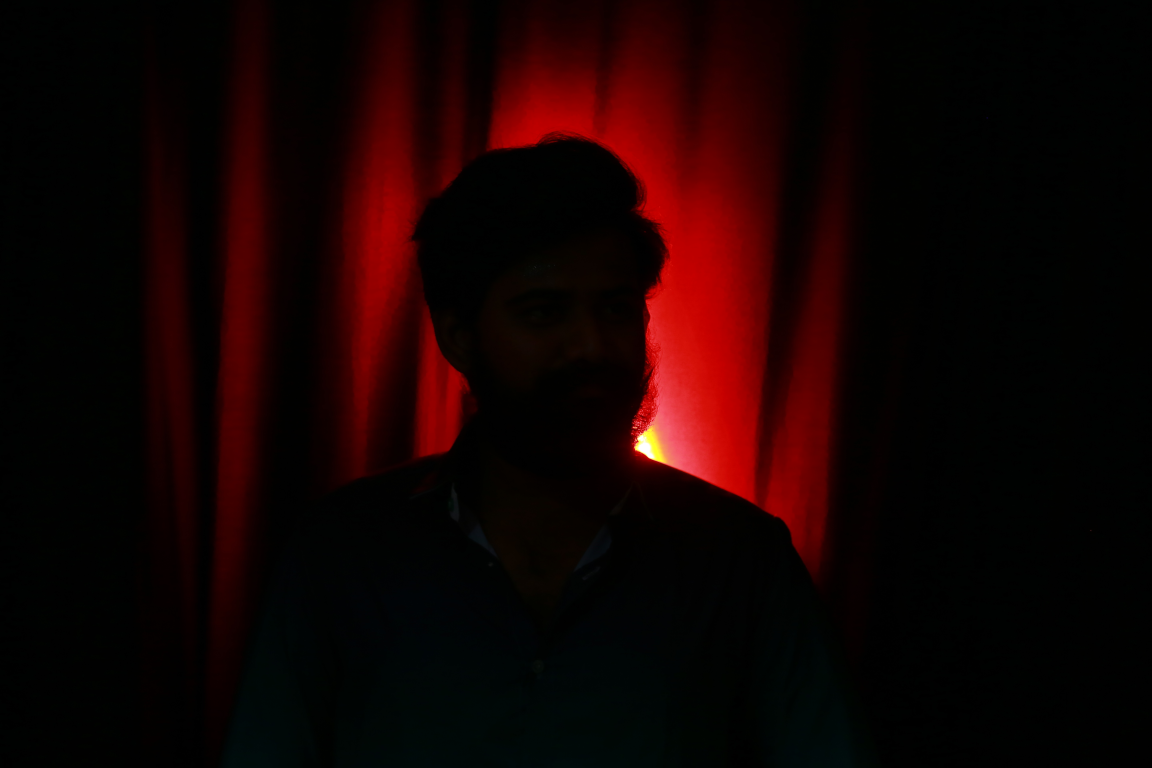
#> input picture opencv/demoimages/LU1H9206.JPG, 5760 x 3840 px, found by its file name (shown at 1/5 size)
$ python RW_pixel.py
#> lines starting #> are read from the running program, lines starting #| are printed output that depends on the picture
import cv2
import os
import matplotlib.pyplot as plt
def readAndwritesinglepixel():
    root=os.getcwd()
    filename='demoimages//LU1H9206.jpg'
    imgPath=os.path.join(root,filename)
    img=cv2.imread(imgPath)
    imgRGB=cv2.cvtColor(img,cv2.COLOR_BGR2RGB)
    plt.imshow(imgRGB)
    plt.title('RUPESH')
    plt.show()
    eyePixel=img[3000,4000]
    imgRGB[3000,4000]=[0,0,255]
    plt.imshow(imgRGB)
    plt.title('RUPESH')
    plt.show()
def readAndwritePixelRegion():
    root=os.getcwd()
    filename='demoimages//LU1H9206.jpg'
    imgPath=os.path.join(root,filename)
    img=cv2.imread(imgPath)
#> img is the input picture: shape (3840, 5760, 3); mean B, G, R 1.6, 2.2, 20.9
    imgRGB=cv2.cvtColor(img,cv2.COLOR_BGR2RGB)
    plt.imshow(imgRGB)
    plt.title('RUPESH')
    plt.show()
    eyeRegion=img[3000:4000,4000:5000]
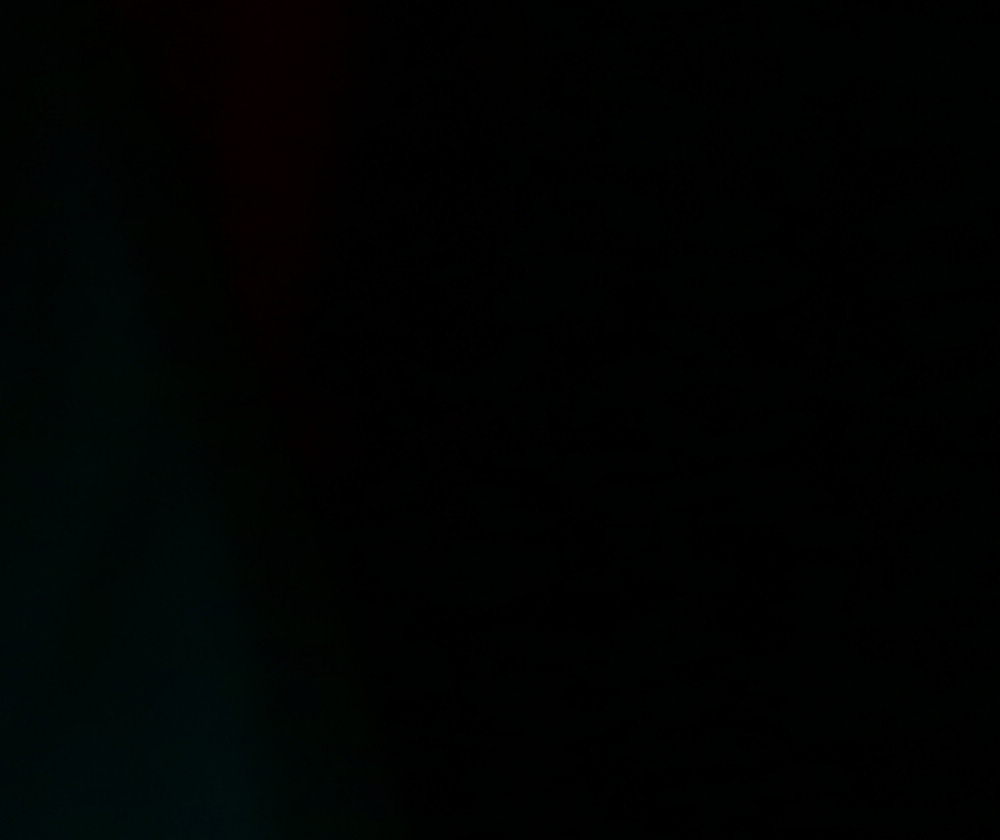
#> eyeRegion: shape (840, 1000, 3); mean B, G, R 1.85, 2.4, 0.675
    imgRGB[3000:4000,4000:5000]=[0,255,0]
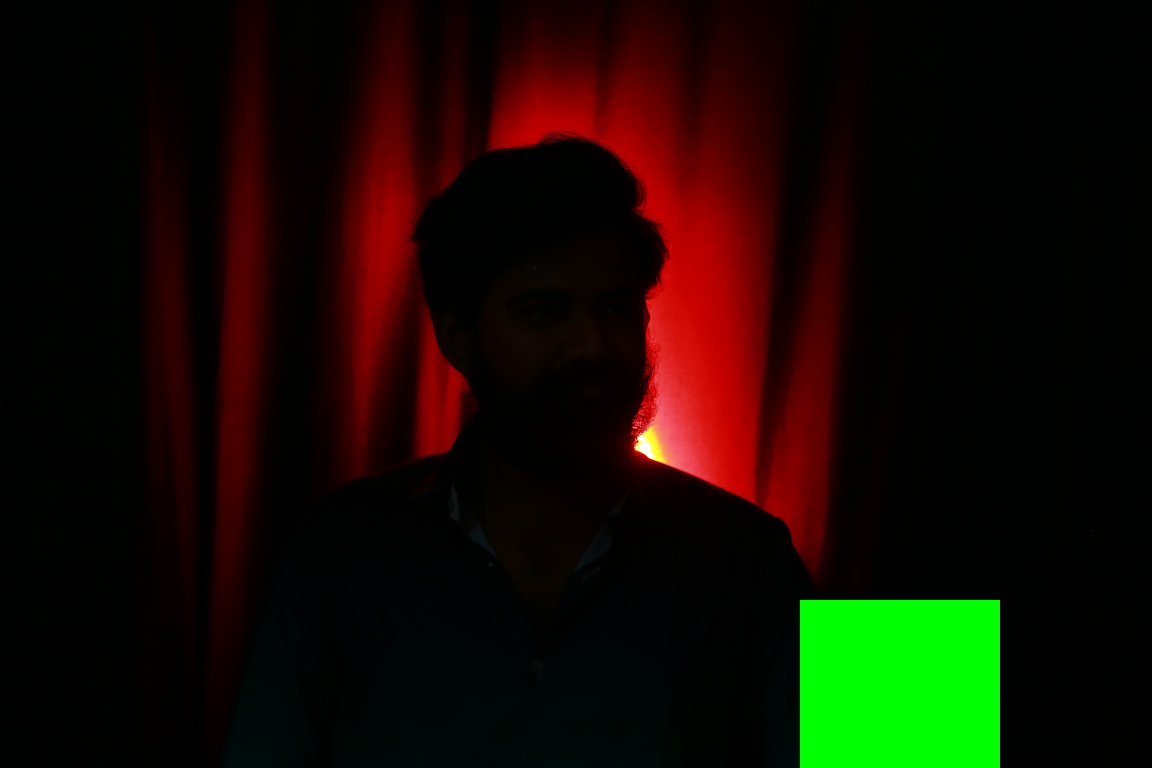
#> imgRGB: shape (3840, 5760, 3) (shown at 1/5 size); mean R, G, B 20.9, 11.8, 1.5
    plt.imshow(imgRGB)
    plt.title('RUPESH')
    plt.show()
if __name__ == "__main__":
    #readAndwritesinglepixel()
    readAndwritePixelRegion()
